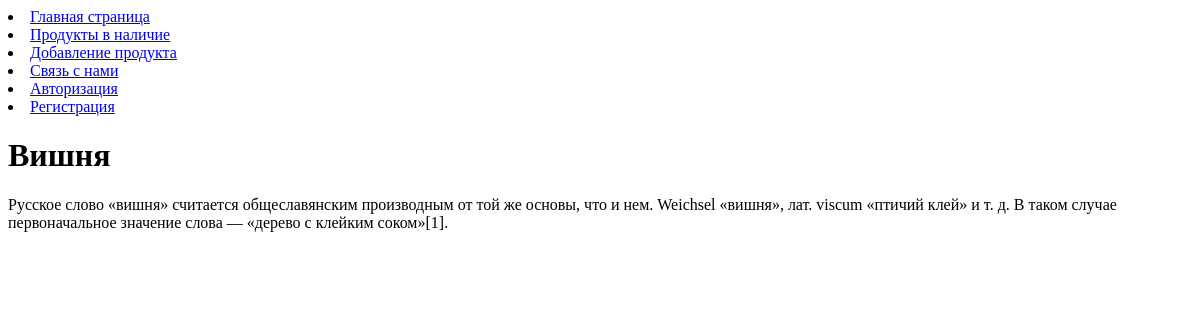
Before: /post/Vishnya/ with the older database file.
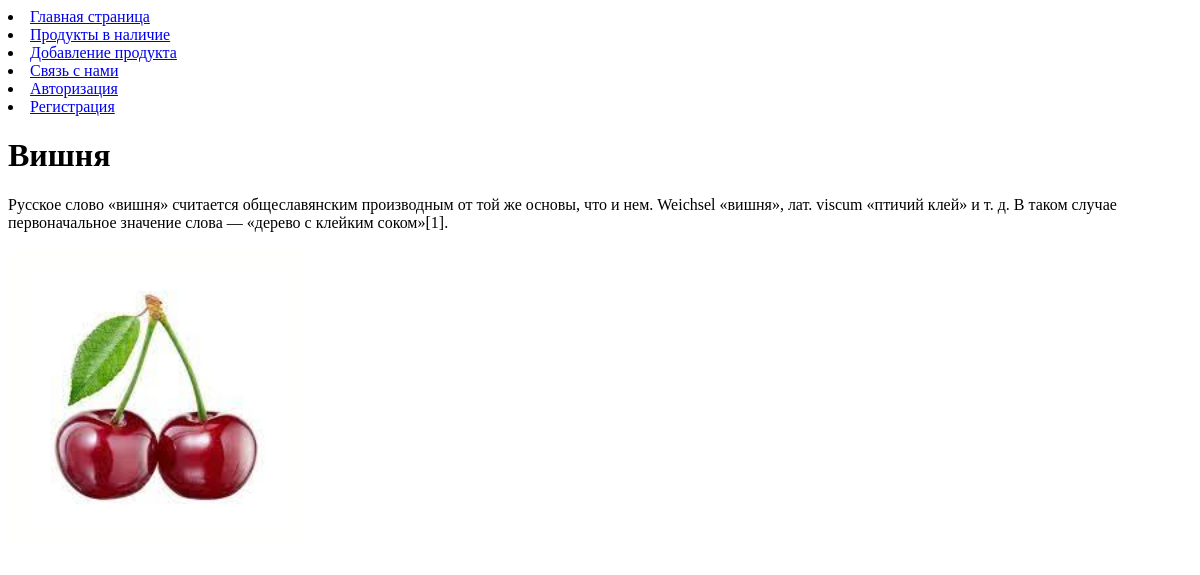
After: the same page with the newer database file.
### MedoedPJ/models.py (models this page shows, shortened)
class Product(models.Model):
    title = models.CharField(max_length = 200, verbose_name = "Название")
    content = models.TextField(verbose_name = "Описание")
    photo = models.ImageField(upload_to = "photos/ ",blank = True, verbose_name = "Фото")
    price = models.DecimalField( max_digits = 7, decimal_places = 2, verbose_name = "Цена")
    quantity = models.IntegerField( default=0, validators=[MinValueValidator(0), MaxValueValidator(1000)], verbose_name = "Количество")
    sellerr = models.ForeignKey("Seller", on_delete = models.PROTECT, null = True,)
    slug = models.SlugField(max_length=200, unique=True, db_index=True, blank = True, null = True)

### MedoedPJ/views.py (the view)
# urls.py: path("post/<slug:post_slug>/", ShowPost.as_view(), name='post'),
class ShowPost(DataMixin, DetailView):
    model = Product
    template_name = "MedoedPJ/post.html"
    slug_url_kwarg = "post_slug"
    context_object_name = "posts"
    def get_context_data(self, **kwargs):
        context = super().get_context_data(**kwargs)
        c_def = self.get_user_context()
        context["title"] = context["posts"].title
        return dict(list(context.items()) + list(c_def.items()))

### MedoedPJ/utils.py (called while the page is built)
    def get_user_context(self, **kwargs):
        context = kwargs
        context["points"] = points
        return context

### MedoedPJ/templates/MedoedPJ/post.html
{% extends 'MedoedPJ/base.html' %}
{% block info %}
<h1>{{posts.title}}</h1><p></p>
{{posts.content|linebreaks}}
{% if posts.photo %}
<p><img class="img-article-left" src="{{posts.photo.url}}" width="300" height="auto"></p>
{% endif %}
{% endblock %}

Changed rows visible on the page:
changed Product "Вишня": photo empty → "photos/ /vishnya.jpeg" (drawn); photo: picture added
